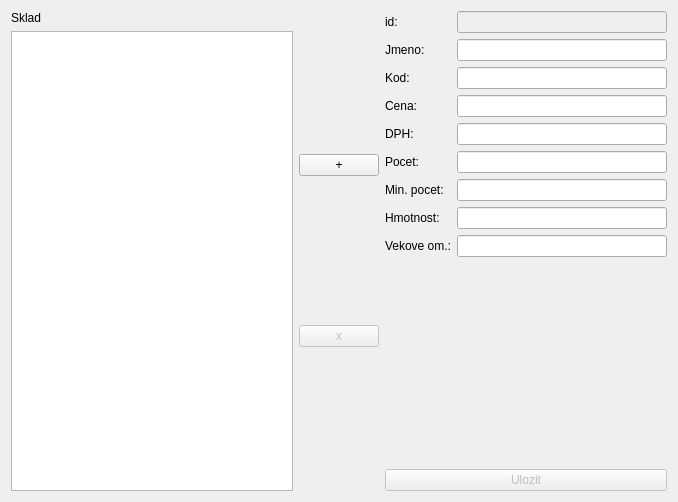
<?xml version="1.0" encoding="UTF-8"?>
<ui version="4.0">
 <class>Form</class>
 <widget class="QWidget" name="Form">
  <property name="geometry">
   <rect>
    <x>0</x>
    <y>0</y>
    <width>678</width>
    <height>502</height>
   </rect>
  </property>
  <property name="windowTitle">
   <string>Form</string>
  </property>
  <layout class="QGridLayout" name="gridLayout">
   <item row="0" column="2">
    <layout class="QVBoxLayout" name="verticalLayout_2">
     <item>
      <widget class="QPushButton" name="stock_add_button">
       <property name="sizePolicy">
        <sizepolicy hsizetype="Minimum" vsizetype="Fixed">
         <horstretch>0</horstretch>
         <verstretch>0</verstretch>
        </sizepolicy>
       </property>
       <property name="minimumSize">
        <size>
         <width>0</width>
         <height>0</height>
        </size>
       </property>
       <property name="text">
        <string>+</string>
       </property>
      </widget>
     </item>
     <item>
      <widget class="QPushButton" name="stock_delete_button">
       <property name="enabled">
        <bool>false</bool>
       </property>
       <property name="sizePolicy">
        <sizepolicy hsizetype="Minimum" vsizetype="Fixed">
         <horstretch>0</horstretch>
         <verstretch>0</verstretch>
        </sizepolicy>
       </property>
       <property name="text">
        <string>x</string>
       </property>
      </widget>
     </item>
    </layout>
   </item>
   <item row="0" column="0">
    <layout class="QVBoxLayout" name="verticalLayout">
     <item>
      <layout class="QHBoxLayout" name="horizontalLayout">
       <item>
        <widget class="QLabel" name="stock_label">
         <property name="sizePolicy">
          <sizepolicy hsizetype="Minimum" vsizetype="Preferred">
           <horstretch>0</horstretch>
           <verstretch>0</verstretch>
          </sizepolicy>
         </property>
         <property name="text">
          <string>Sklad</string>
         </property>
        </widget>
       </item>
      </layout>
     </item>
     <item>
      <widget class="QListWidget" name="stock_list"/>
     </item>
    </layout>
   </item>
   <item row="0" column="4">
    <layout class="QVBoxLayout" name="verticalLayout_3">
     <item>
      <layout class="QFormLayout" name="formLayout">
       <item row="0" column="0">
        <widget class="QLabel" name="stock_item_id_label">
         <property name="text">
          <string>id:</string>
         </property>
        </widget>
       </item>
       <item row="0" column="1">
        <widget class="QLineEdit" name="stock_item_id_edit">
         <property name="enabled">
          <bool>false</bool>
         </property>
        </widget>
       </item>
       <item row="1" column="0">
        <widget class="QLabel" name="stock_item_name_label">
         <property name="text">
          <string>Jmeno:</string>
         </property>
        </widget>
       </item>
       <item row="1" column="1">
        <widget class="QLineEdit" name="stock_item_name_edit"/>
       </item>
       <item row="2" column="0">
        <widget class="QLabel" name="stock_item_code_label">
         <property name="text">
          <string>Kod:</string>
         </property>
        </widget>
       </item>
       <item row="2" column="1">
        <widget class="QLineEdit" name="stock_item_code_edit"/>
       </item>
       <item row="3" column="0">
        <widget class="QLabel" name="stock_item_price_label">
         <property name="text">
          <string>Cena:</string>
         </property>
        </widget>
       </item>
       <item row="3" column="1">
        <widget class="QLineEdit" name="stock_item_price_edit"/>
       </item>
       <item row="4" column="0">
        <widget class="QLabel" name="stock_item_dph_label">
         <property name="text">
          <string>DPH:</string>
         </property>
        </widget>
       </item>
       <item row="4" column="1">
        <widget class="QLineEdit" name="stock_item_dph_edit"/>
       </item>
       <item row="5" column="0">
        <widget class="QLabel" name="stock_item_count_label">
         <property name="text">
          <string>Pocet:</string>
         </property>
        </widget>
       </item>
       <item row="5" column="1">
        <widget class="QLineEdit" name="stock_item_count_edit"/>
       </item>
       <item row="6" column="0">
        <widget class="QLabel" name="stock_item_mincount_label">
         <property name="text">
          <string>Min. pocet:</string>
         </property>
        </widget>
       </item>
       <item row="6" column="1">
        <widget class="QLineEdit" name="stock_item_mincount_edit"/>
       </item>
       <item row="7" column="0">
        <widget class="QLabel" name="stock_item_weight_label">
         <property name="text">
          <string>Hmotnost:</string>
         </property>
        </widget>
       </item>
       <item row="7" column="1">
        <widget class="QLineEdit" name="stock_item_weight_edit"/>
       </item>
       <item row="8" column="0">
        <widget class="QLabel" name="stock_item_is_age_restricted_label">
         <property name="text">
          <string>Vekove om.:</string>
         </property>
        </widget>
       </item>
       <item row="8" column="1">
        <widget class="QLineEdit" name="stock_item_is_age_restricted_edit"/>
       </item>
      </layout>
     </item>
     <item>
      <widget class="QPushButton" name="stock_item_save_button">
       <property name="enabled">
        <bool>false</bool>
       </property>
       <property name="text">
        <string>Ulozit</string>
       </property>
      </widget>
     </item>
    </layout>
   </item>
  </layout>
 </widget>
 <resources/>
 <connections/>
</ui>
